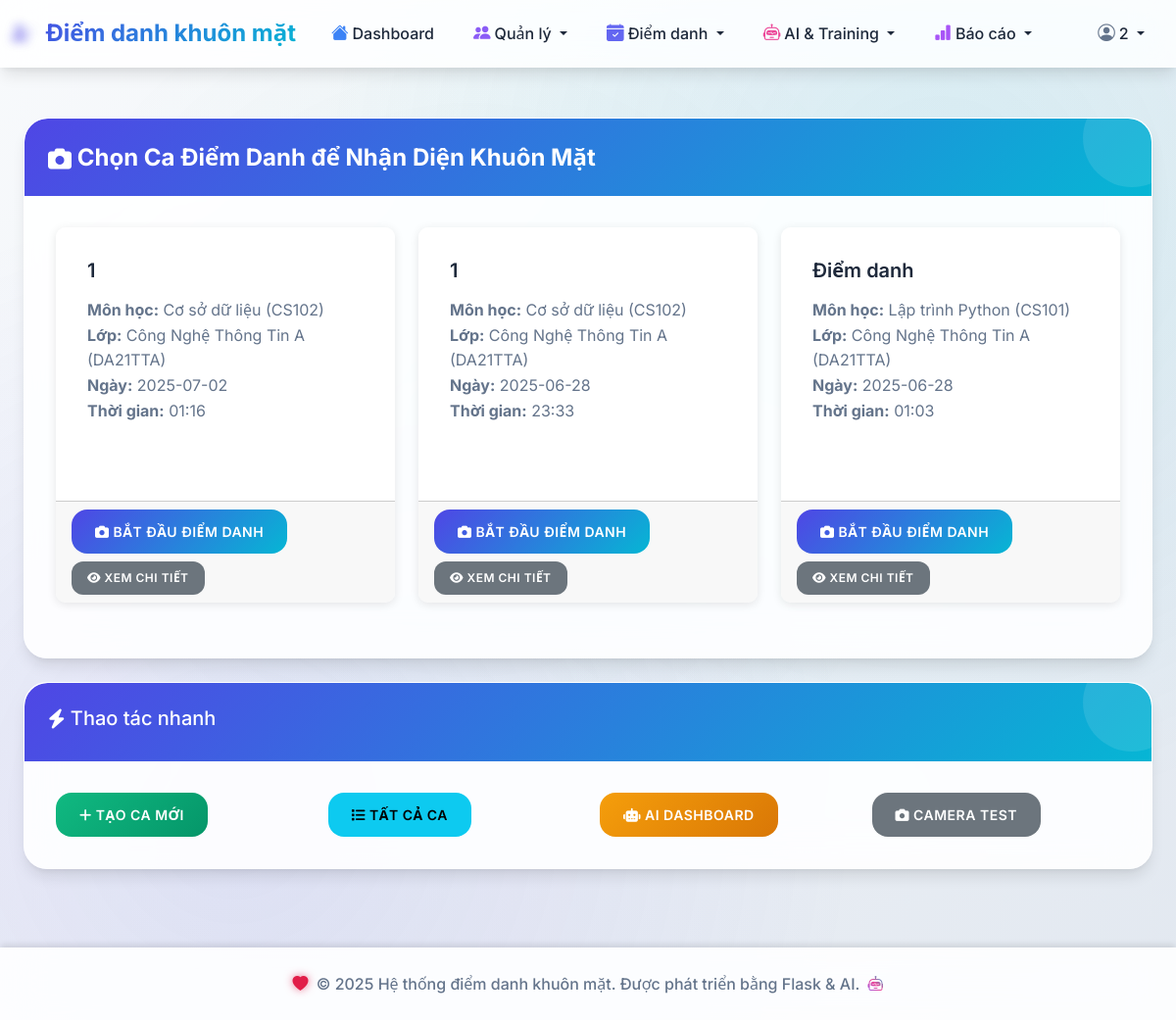
Screenshot of /attendance/face_recognition (signed in) with the database file from the repository.
### tables this page shows
CREATE TABLE attendance_sessions (
            id INTEGER PRIMARY KEY AUTOINCREMENT,
            session_name TEXT NOT NULL,
            subject_id INTEGER NOT NULL,
            class_id INTEGER NOT NULL,
            session_date DATE NOT NULL,
            start_time TIME NOT NULL,
            end_time TIME,
            status TEXT DEFAULT 'active',
            created_at TIMESTAMP DEFAULT CURRENT_TIMESTAMP, port INTEGER,
            FOREIGN KEY (subject_id) REFERENCES subjects (id),
            FOREIGN KEY (class_id) REFERENCES classes (id)
        );

CREATE TABLE subjects (
            id INTEGER PRIMARY KEY AUTOINCREMENT,
            subject_code TEXT UNIQUE NOT NULL,
            subject_name TEXT NOT NULL,
            description TEXT,
            created_at TIMESTAMP DEFAULT CURRENT_TIMESTAMP
        );

CREATE TABLE classes (
            id INTEGER PRIMARY KEY AUTOINCREMENT,
            class_code TEXT UNIQUE NOT NULL,
            class_name TEXT NOT NULL,
            description TEXT,
            created_at TIMESTAMP DEFAULT CURRENT_TIMESTAMP
        );

### routes/attendance.py (the view)
@attendance_bp.route('/face_recognition')
def face_recognition():
    conn = get_db_connection()
    sessions = conn.execute('''
        SELECT ast.*, s.subject_name, s.subject_code, c.class_name, c.class_code
        FROM attendance_sessions ast
        JOIN subjects s ON ast.subject_id = s.id
        JOIN classes c ON ast.class_id = c.id
        WHERE ast.session_date >= date('now', '-7 days')
        ORDER BY ast.session_date DESC, ast.start_time DESC
        LIMIT 20
    ''').fetchall()
    conn.close()
    return render_template('attendance/face_recognition_select.html', sessions=sessions)

### models/database.py (called while the page is built)
def get_db_connection():
    conn = sqlite3.connect(DATABASE_PATH)
    conn.row_factory = sqlite3.Row
    return conn

### templates/attendance/face_recognition_select.html (shortened to what this page needs)
{% extends "base.html" %} {% block title %}Chọn Ca Điểm Danh - Face Recognition{% endblock %} {% block content %}
<div class="container-fluid">
  <div class="row">
    <div class="col-12">
      <div class="card">
        <div class="card-header bg-primary text-white">
          <h4 class="mb-0">
            <i class="fas fa-camera"></i>
            Chọn Ca Điểm Danh để Nhận Diện Khuôn Mặt
          </h4>
        </div>
        <div class="card-body">
          {% if sessions %}
          <div class="row">
            {% for session in sessions %}
            <div class="col-md-6 col-lg-4 mb-4">
              <div class="card session-card h-100">
                <div class="card-body">
                  <h5 class="card-title">{{ session.session_name }}</h5>
                  <p class="card-text">
                    <strong>Môn học:</strong> {{ session.subject_name }} ({{ session.subject_code }})<br />
                    <strong>Lớp:</strong> {{ session.class_name }} ({{ session.class_code }})<br />
                    <strong>Ngày:</strong> {{ session.session_date }}<br />
                    <strong>Thời gian:</strong> {{ session.start_time }} {% if session.end_time %} - {{ session.end_time }}{% endif %}
                  </p>
                  <span class="badge badge-success">Có thể điểm danh</span>
                </div>
                <div class="card-footer">
                  <a href="{{ url_for('attendance.face_recognition_page', session_id=session.id) }}" class="btn btn-primary btn-block">
                    <i class="fas fa-camera"></i>
                    Bắt đầu điểm danh
                  </a>
                  <a href="{{ url_for('attendance.session_detail', session_id=session.id) }}" class="btn btn-secondary btn-sm mt-2">
                    <i class="fas fa-eye"></i>
                    Xem chi tiết
                  </a>
                </div>
              </div>
            </div>
            {% endfor %}
          </div>
          {% endif %}
        </div>
      </div>
      <div class="card mt-4">
        <div class="card-header">
          <h5><i class="fas fa-bolt"></i> Thao tác nhanh</h5>
        </div>
        <div class="card-body">
          <div class="row">
            <div class="col-md-3">
              <a href="{{ url_for('attendance.add_session') }}" class="btn btn-success btn-block">
                <i class="fas fa-plus"></i>
                Tạo ca mới
              </a>
            </div>
            <div class="col-md-3">
              <a href="{{ url_for('attendance.list_sessions') }}" class="btn btn-info btn-block">
                <i class="fas fa-list"></i>
                Tất cả ca
              </a>
            </div>
            <div class="col-md-3">
              <a href="{{ url_for('ai.dashboard') }}" class="btn btn-warning btn-block">
                <i class="fas fa-robot"></i>
                AI Dashboard
              </a>
            </div>
            <div class="col-md-3">
              <a href="{{ url_for('camera') }}" class="btn btn-secondary btn-block">
                <i class="fas fa-camera"></i>
                Camera Test
              </a>
            </div>
          </div>
        </div>
      </div>
    </div>
  </div>
</div>
{% endblock %}

### static/css/style.css (style rules this page uses)
:root { --primary-color: #4f46e5; --primary-light: #818cf8; --primary-dark: #3730a3; --secondary-color: #06b6d4; --secondary-light: #67e8f9; --secondary-dark: #0891b2; --success-color: #10b981; --danger-color: #ef4444; --warning-color: #f59e0b; --info-color: #3b82f6; --light-color: #f8fafc; --dark-color: #1e293b; --surface-color: #ffffff; --border-color: #e2e8f0; --text-primary: #1e293b; --text-secondary: #64748b; --gradient-primary: linear-gradient(135deg, #4f46e5 0%, #06b6d4 100%); --gradient-success: linear-gradient(135deg, #10b981 0%, #059669 100%); --gradient-danger: linear-gradient(135deg, #ef4444 0%, #dc2626 100%); --gradient-warning: linear-gradient(135deg, #f59e0b 0%, #d97706 100%); --shadow-sm: 0 1px 3px 0 rgba(0, 0, 0, 0.1), 0 1px 2px 0 rgba(0, 0, 0, 0.06); --shadow-md: 0 4px 6px -1px rgba(0, 0, 0, 0.1), 0 2px 4px -1px rgba(0, 0, 0, 0.06); --shadow-lg: 0 10px 15px -3px rgba(0, 0, 0, 0.1), 0 4px 6px -2px rgba(0, 0, 0, 0.05); --shadow-xl: 0 20px 25px -5px rgba(0, 0, 0, 0.1), 0 10px 10px -5px rgba(0, 0, 0, 0.04); }
* { box-sizing: border-box; }
body { font-family: "Inter", "Segoe UI", -apple-system, BlinkMacSystemFont, "Roboto", "Oxygen", "Ubuntu", "Cantarell", sans-serif; background: linear-gradient(135deg, #f8fafc 0%, #e2e8f0 100%); color: var(--text-primary); line-height: 1.6; overflow-x: hidden; }
body::before { content: ""; position: fixed; top: 0; left: 0; width: 100%; height: 100%; background: radial-gradient(circle at 20% 80%, rgba(79, 70, 229, 0.1) 0%, transparent 50%), radial-gradient(circle at 80% 20%, rgba(6, 182, 212, 0.1) 0%, transparent 50%), radial-gradient(circle at 40% 40%, rgba(16, 185, 129, 0.05) 0%, transparent 50%); pointer-events: none; z-index: -1; }
.container-fluid { max-width: 1400px; margin: 0 auto; }
.card { background: rgba(255, 255, 255, 0.9); backdrop-filter: blur(20px) saturate(180%); border: 1px solid rgba(255, 255, 255, 0.2); border-radius: 24px; box-shadow: var(--shadow-lg); transition: all 0.4s cubic-bezier(0.4, 0, 0.2, 1); overflow: hidden; position: relative; }
.card::before { content: ""; position: absolute; top: 0; left: 0; width: 100%; height: 2px; background: var(--gradient-primary); transform: scaleX(0); transition: transform 0.3s ease; }
.card-header { background: var(--gradient-primary); color: white; border-radius: 24px 24px 0 0 !important; border-bottom: none; padding: 1.5rem; font-weight: 600; font-size: 1.1rem; position: relative; overflow: hidden; }
.card-header::after { content: ""; position: absolute; top: 0; right: 0; width: 100px; height: 100px; background: rgba(255, 255, 255, 0.1); border-radius: 50%; transform: translate(30%, -30%); }
.card-body { padding: 2rem; }
.card-title { font-weight: 600; color: var(--text-primary); margin-bottom: 1rem; }
.card-text { color: var(--text-secondary); line-height: 1.6; }
.btn { border-radius: 16px; font-weight: 600; padding: 0.75rem 1.5rem; border: none; transition: all 0.3s cubic-bezier(0.4, 0, 0.2, 1); position: relative; overflow: hidden; text-transform: uppercase; letter-spacing: 0.5px; font-size: 0.875rem; }
.btn::before { content: ""; position: absolute; top: 0; left: -100%; width: 100%; height: 100%; background: rgba(255, 255, 255, 0.2); transition: left 0.3s ease; }
.btn-primary { background: var(--gradient-primary); color: white; }
.btn-success { background: var(--gradient-success); color: white; }
.btn-warning { background: var(--gradient-warning); color: white; }
.btn-sm { padding: 0.5rem 1rem; font-size: 0.75rem; border-radius: 12px; }
.badge { border-radius: 50px; padding: 0.5rem 1rem; font-weight: 600; font-size: 0.75rem; text-transform: uppercase; letter-spacing: 0.5px; position: relative; overflow: hidden; }
.badge::before { content: ""; position: absolute; top: 0; left: -100%; width: 100%; height: 100%; background: rgba(255, 255, 255, 0.2); transition: left 0.3s ease; }
.card-header h4 { font-weight: 700; line-height: 1.3; }
.card-header i { vertical-align: middle; }

### templates/attendance/face_recognition_select.html (style rules this page uses)
.session-card { transition: transform 0.2s ease, box-shadow 0.2s ease; border: none; border-radius: 10px; box-shadow: 0 2px 10px rgba(0, 0, 0, 0.1); }
.badge { font-size: 0.8rem; padding: 5px 10px; }

### rows the page displays
attendance_sessions: session_name "1", subject_name "Cơ sở dữ liệu", subject_code "CS102", class_name "Công Nghệ Thông Tin A", class_code "DA21TTA", session_date "2025-07-02", start_time "01:16"
attendance_sessions: session_name "1", subject_name "Cơ sở dữ liệu", subject_code "CS102", class_name "Công Nghệ Thông Tin A", class_code "DA21TTA", session_date "2025-06-28", start_time "23:33"
attendance_sessions: session_name "Điểm danh", subject_name "Lập trình Python", subject_code "CS101", class_name "Công Nghệ Thông Tin A", class_code "DA21TTA", session_date "2025-06-28", start_time "01:03"

### other values shown
{{ session.username or 'Admin' }} "2"
